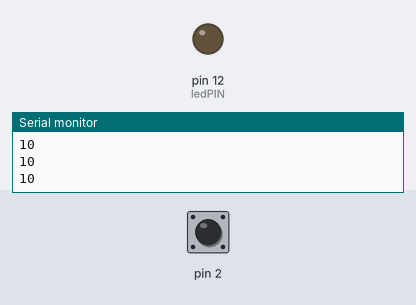
The sketch below on a simulated Arduino Uno, built with avr-gcc and run on an emulated ATmega328P. Shown: output pins drawn as LEDs (lit = HIGH), the last lines printed to the serial monitor. The test bench sets the inputs (shaded band); at power-on: pin 2 HIGH.

Above: at 1.2 s.
1.3 s: pin 2 pulled LOW for 0.15 s
At 1.38 s:
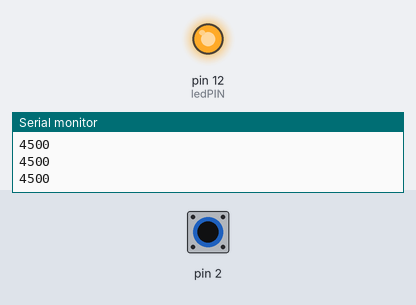
2.9 s: pin 2 pulled LOW for 3.2 s
At 7.4 s:
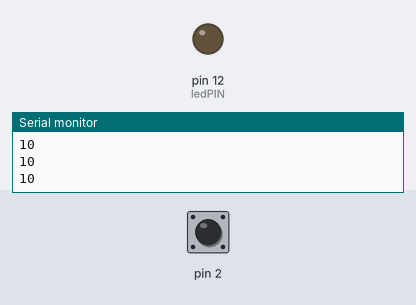
Timing chart, 0 to 8.9 s (numbered marks = the images above; inputs shaded):
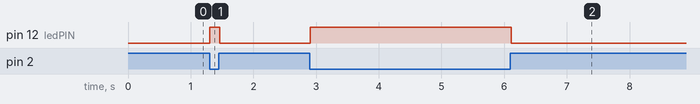

Measured:
- after the input at 1.3 s, pin 12 (ledPIN): LOW → HIGH at once, → LOW 0.16 s later
- after the input at 2.9 s, pin 12 (ledPIN): LOW → HIGH at once, → LOW 3.2 s later

The sketch:

CapacitiveAwesomeness.ino
```cpp
#include <CapacitiveSensor.h>

CapacitiveSensor capSensor = CapacitiveSensor(4, 2); //creating an instance of the library

int threshold = 100; //change after testing sensor values

const int ledPIN = 12; //defining pin for LED

void setup(){
  Serial.begin(9600); //open Serial connection at 9600 bps
  pinMode(ledPIN, OUTPUT); //setting led pin as output
}

void calibration()
{


  delay(10);
}

void loop(){
  long sensorValue = capSensor.capacitiveSensor(30); //number of samples
  Serial.println(sensorValue);
  if(sensorValue > threshold){
    digitalWrite(ledPIN, HIGH); //if sensor reading > threshold, turn on led
  }
  else
  {
    digitalWrite(ledPIN, LOW); //if sensor reading < threshold, turn on led
  }
  delay(10);
}
```
